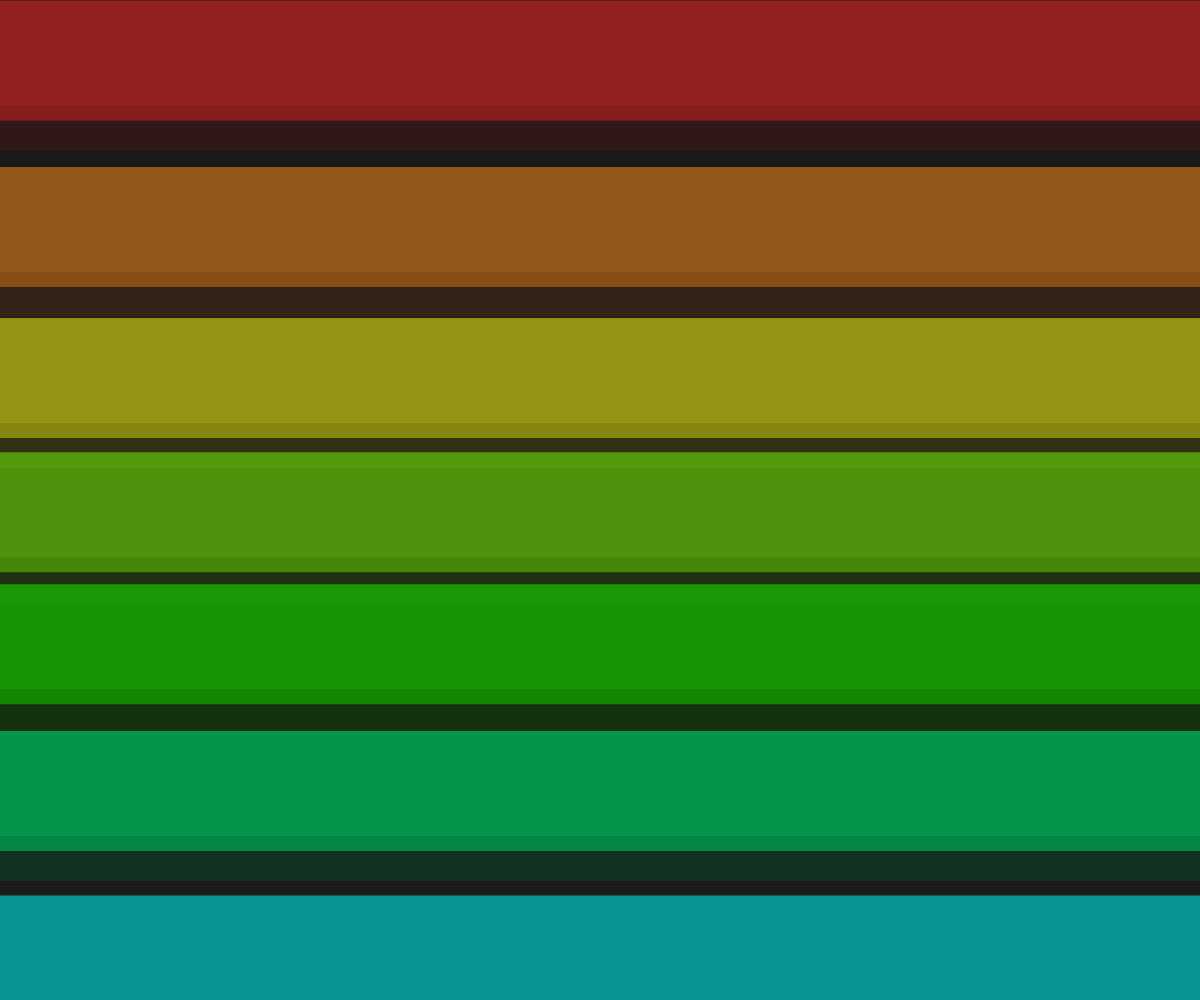
Frame 1 (no input)
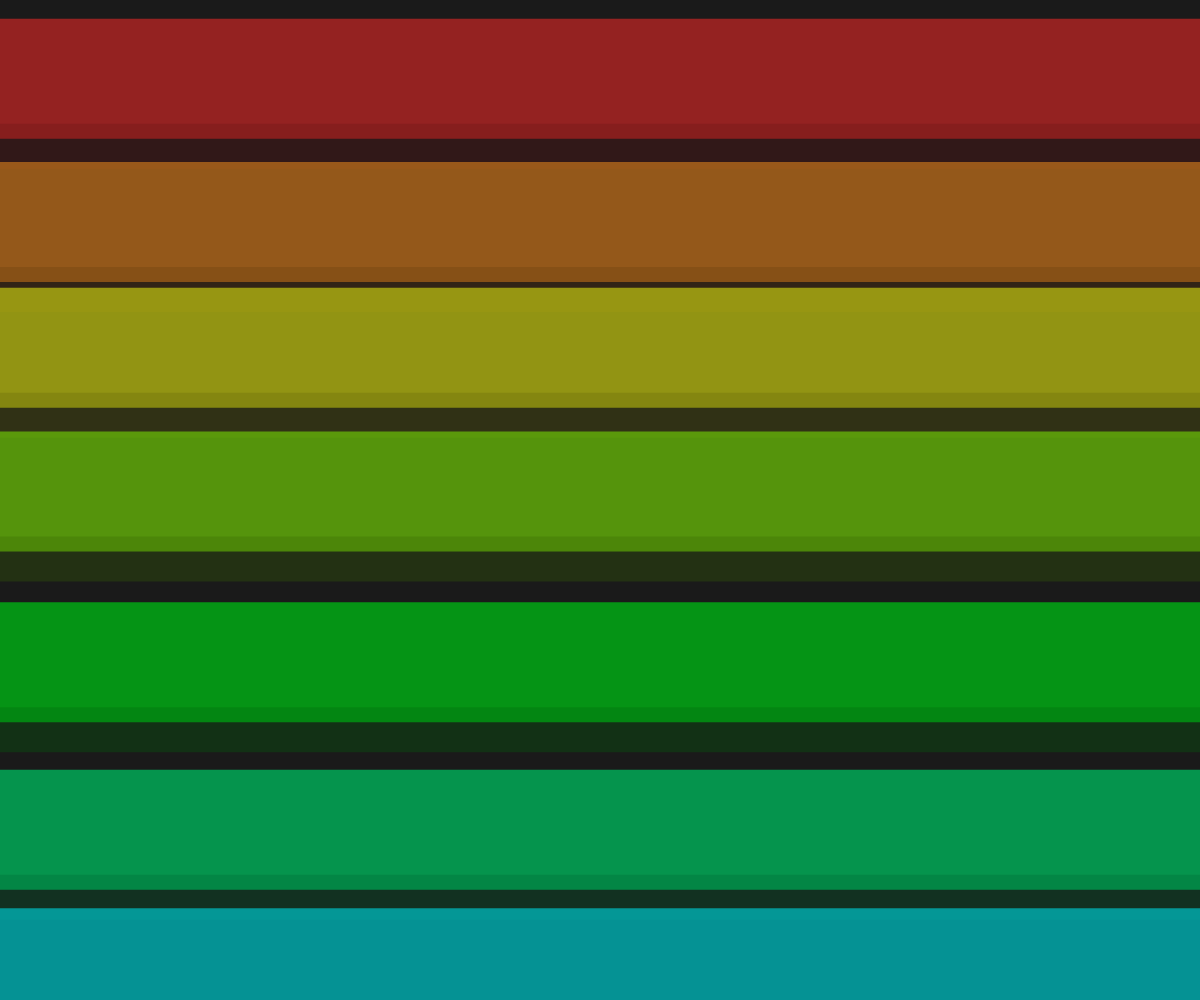
Frame 60 (no input)
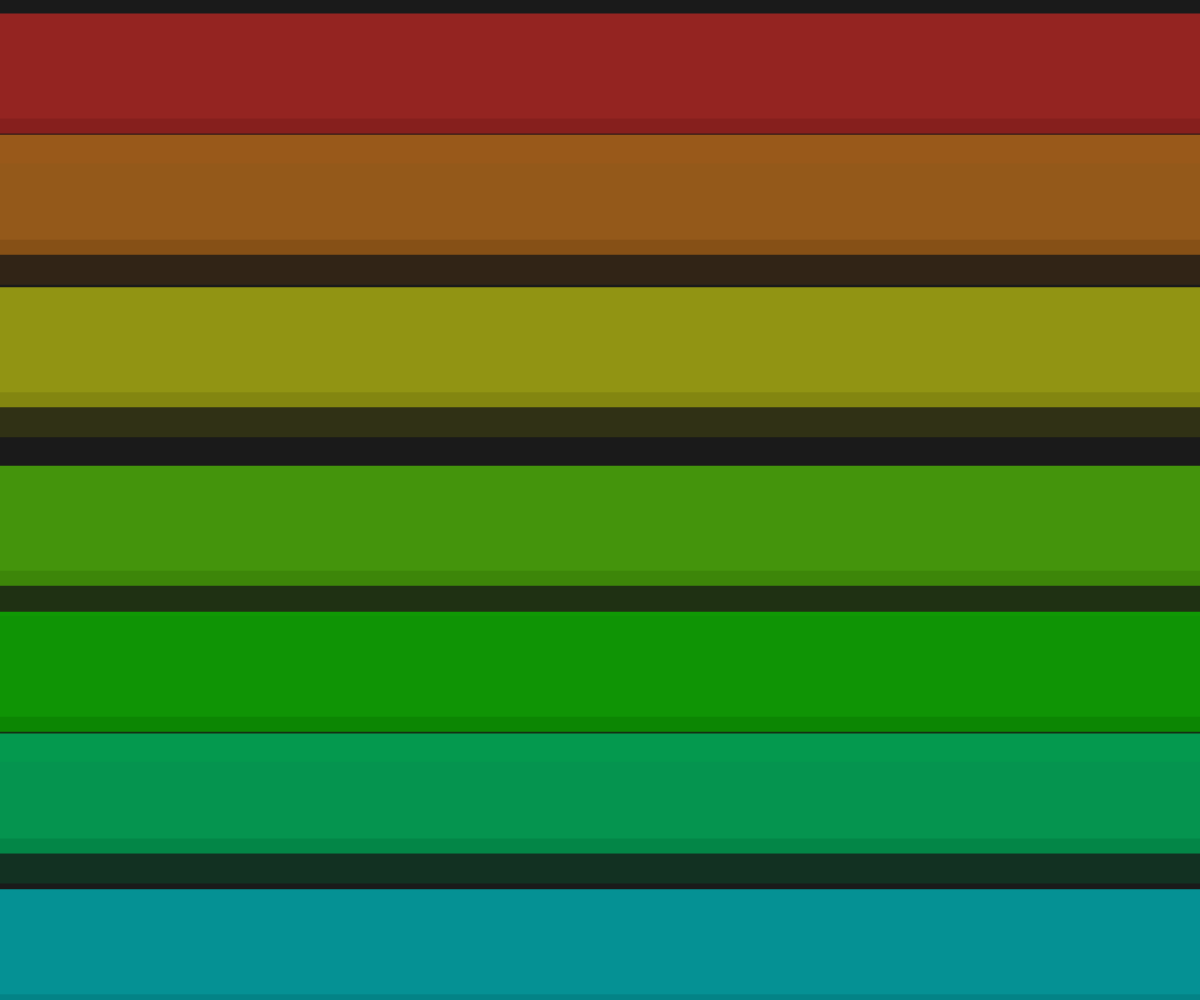
Frame 120 (the mouse pressed at the canvas centre since frame 60)

The p5.js sketch that drew these frames (run headless with seeded random() and noise() and a simulated clock; from frame 60 on, the mouse is pressed at the canvas centre):

// p5.js sketch
// ── sketch.js
let planes = [];
let hueShift = 0;
const numPlanes = 8;
const planeHeight = 150;

function setup() {
  createCanvas(windowWidth, windowHeight);
  colorMode(HSB, 360, 100, 100, 1);
  
  // Create layered planes
  for (let i = 0; i < numPlanes; i++) {
    planes.push({
      y: i * planeHeight,
      speed: 0.2 + i * 0.05,
      hueOffset: i * 30,
      saturation: 80 + i * 5
    });
  }
}

function draw() {
  // Slowly shift hues for chroma rhythm
  hueShift = (frameCount * 0.01) % 360;
  
  // Draw background wash
  background(0, 0, 10);
  
  // Draw each plane with soft overlap and movement
  for (let i = 0; i < planes.length; i++) {
    const p = planes[i];
    
    // Calculate vertical position with drift
    const y = p.y + sin(frameCount * p.speed * 0.1 + i) * 20;
    
    // Apply hue shift to central areas
    let shiftAmount = 0;
    if (abs(y - height/2) < planeHeight) {
      shiftAmount = sin(frameCount * 0.05 + i) * 10;
    }
    
    // Create gradient color with hue shift
    const baseHue = (hueShift + p.hueOffset + shiftAmount) % 360;
    const color1 = color(baseHue, p.saturation, 70, 0.8);
    const color2 = color(baseHue, p.saturation, 40, 0.3);
    
    // Draw gradient plane
    drawGradientPlane(y, color1, color2);
  }
}

function drawGradientPlane(y, topColor, bottomColor) {
  // Draw a vertical gradient plane with soft edges
  noStroke();
  
  // Use a large rectangle with alpha blending for soft overlap
  fill(topColor);
  rect(0, y, width, planeHeight * 0.8);
  
  // Add subtle edge glow effect
  fill(bottomColor);
  rect(0, y + planeHeight * 0.7, width, planeHeight * 0.3);
}

function windowResized() {
  resizeCanvas(windowWidth, windowHeight);
}
